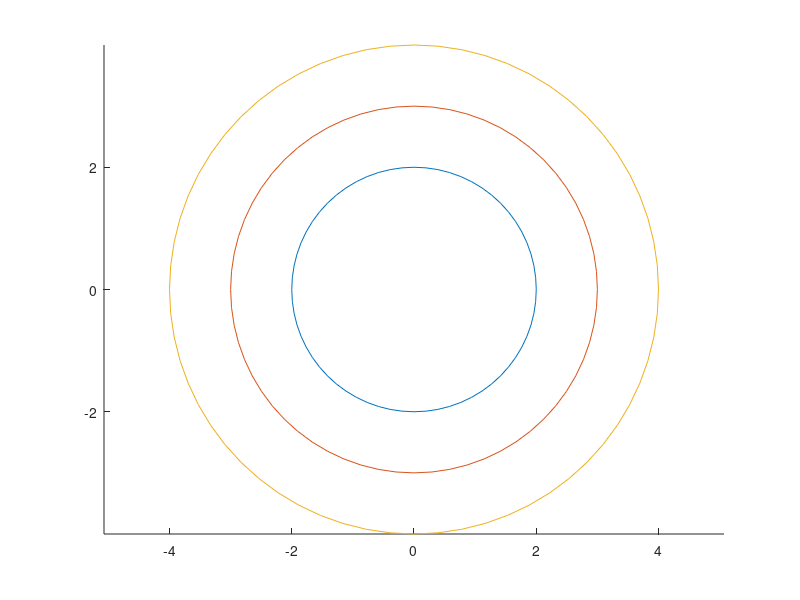

Reproduce this figure in MATLAB.
fi = [0; pi/4; pi/2; (3*pi)/4; pi; (5*pi)/4]
r = 2
r2 = 3
r3 = 4

x = r.*cos(fi)
y = r.*sin(fi)

r1 = sqrt(x.^2+y.^2)

fi2 = [0:pi/32:2*pi]

x = r.*cos(fi2)
y = r.*sin(fi2)
x2 = r2.*cos(fi2)
y2 = r2.*sin(fi2)
x3 = r3.*cos(fi2)
y3 = r3.*sin(fi2)

hold on
plot(x,y)
plot(x2,y2)
plot(x3,y3)
axis equal
hold off
